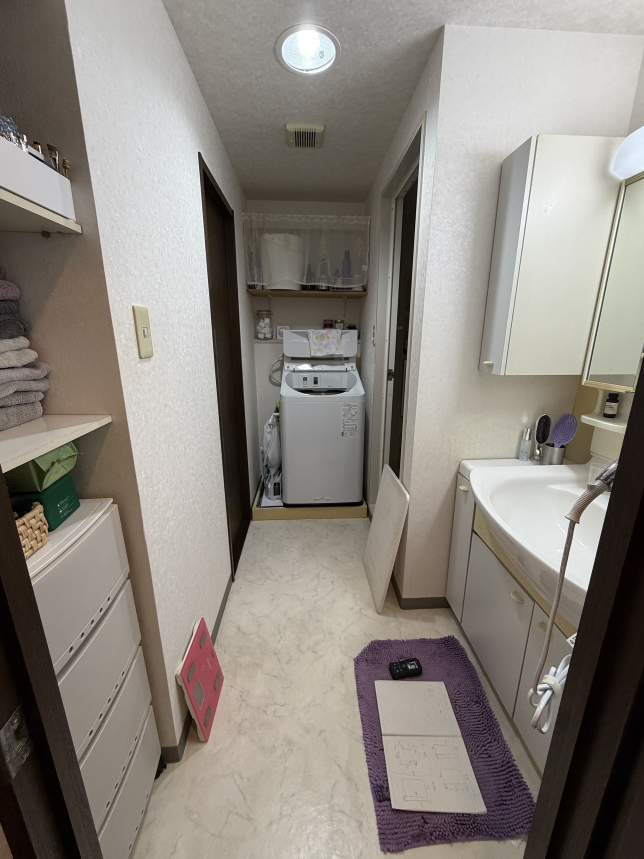
#> input picture perse_handoff/refs/senmen/01_現況.jpg, 1932 x 2576 px, found by its file name (shown at 1/3 size)
$ python senmen_photo_retouch.py '../refs/senmen/01_現況.jpg' out.png
#> lines starting #> are read from the running program, lines starting #| are printed output that depends on the picture; after the words box and inside, x2 and y2 are one past the last pixel; in counts of white or black regions, pixels touching at a corner belong together
"""Swap floor + wallpaper in the site photo, keeping the photo's own light and shadows.

python3 photo_retouch.py <variant 1-4> <out.jpg> [--overlay]
"""
import sys
import cv2
import numpy as np

SRC = '/home/user/vastn/perse_handoff/refs/senmen/01_現況.jpg'
im8 = cv2.imread(SRC)
#> im8 is the input picture: shape (2576, 1932, 3); mean B, G, R 127.1, 134.1, 139.9
H, W = im8.shape[:2]
#> H = 2576; W = 1932
rng = np.random.default_rng(11)


def lin(x):
    x = x.astype(np.float32) / 255
    return np.where(x <= 0.04045, x / 12.92, ((x + 0.055) / 1.055) ** 2.4)


def to8(x):
    x = np.clip(x, 0, 1)
    return (np.where(x <= 0.0031308, x * 12.92, 1.055 * x ** (1 / 2.4) - 0.055) * 255 + 0.5).astype(np.uint8)


def srgb(r, g, b):
    return lin(np.array([[[b, g, r]]], np.uint8))[0, 0]          # BGR linear


def poly(pts):
    m = np.zeros((H, W), np.uint8); cv2.fillPoly(m, [np.array(pts, np.int32)], 255); return m


def noise(shape, cell, octaves=4, seed=0):
    r = np.random.default_rng(seed); out = np.zeros(shape, np.float32); a = 1.0; tot = 0
    for o in range(octaves):
        c = max(2, int(cell / 2 ** o))
        small = r.random((shape[0] // c + 2, shape[1] // c + 2)).astype(np.float32)
        out += a * cv2.resize(small, (shape[1] + c, shape[0] + c), interpolation=cv2.INTER_CUBIC)[:shape[0], :shape[1]]
        tot += a; a *= 0.5
    return out / tot


# ------------------------------------------------------------------ masks
floor = poly([(755, 1555), (1100, 1555), (1112, 1600), (1190, 1815), (1345, 1815), (1600, 2300), (1592, 2576),
              (455, 2576), (487, 2390), (495, 2330), (700, 1742)])
#> in poly, `cv2.fillPoly(m, [np.array(pts, np.int32)], 255)`:
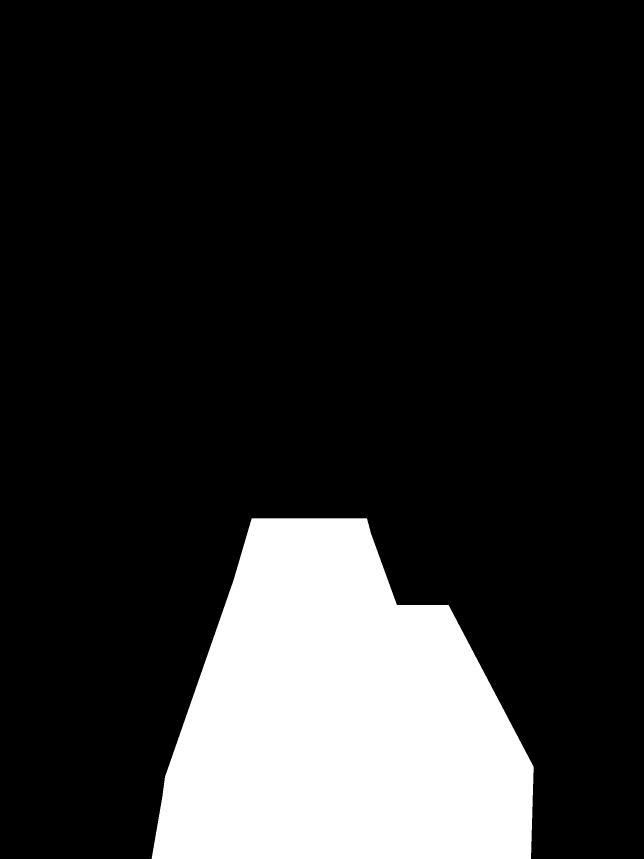
#> m: shape (2576, 1932) (shown at 1/3 size); 17% white; 1 white region, box (x1, y1, x2, y2) and area: (455, 1555, 1601, 2576) 848170
hsv = cv2.cvtColor(im8, cv2.COLOR_BGR2HSV)
#> hsv: shape (2576, 1932, 3); mean H, S, V 30.7, 41.6, 140.6
hue = hsv[..., 0]
coloured = cv2.dilate(((hsv[..., 1] > 60) & (hsv[..., 2] > 40) & ((hue > 110) | (hue < 6))).astype(np.uint8) * 255, np.ones((7, 7), np.uint8))
#> coloured: shape (2576, 1932); 4.3% white; 118 white regions, largest, box (x1, y1, x2, y2) and area: (1062, 1905, 1618, 2561) 156600, (537, 1849, 675, 2228) 28057, (1654, 1241, 1733, 1346) 5507
floor[coloured > 0] = 0                                                       # purple mat, pink scale
for p in ([(1078, 1930), (1352, 1905), (1606, 2545), (1606, 2576), (1148, 2576)],    # mat + papers on it
          [(1088, 1395), (1228, 1428), (1182, 1858), (1106, 1842)]):                 # leaning board
    floor[poly(p) > 0] = 0
floor = cv2.morphologyEx(floor, cv2.MORPH_OPEN, np.ones((7, 7), np.uint8))

wallish = ((hsv[..., 1] < 80) & (hsv[..., 2] > 80)).astype(np.uint8) * 255
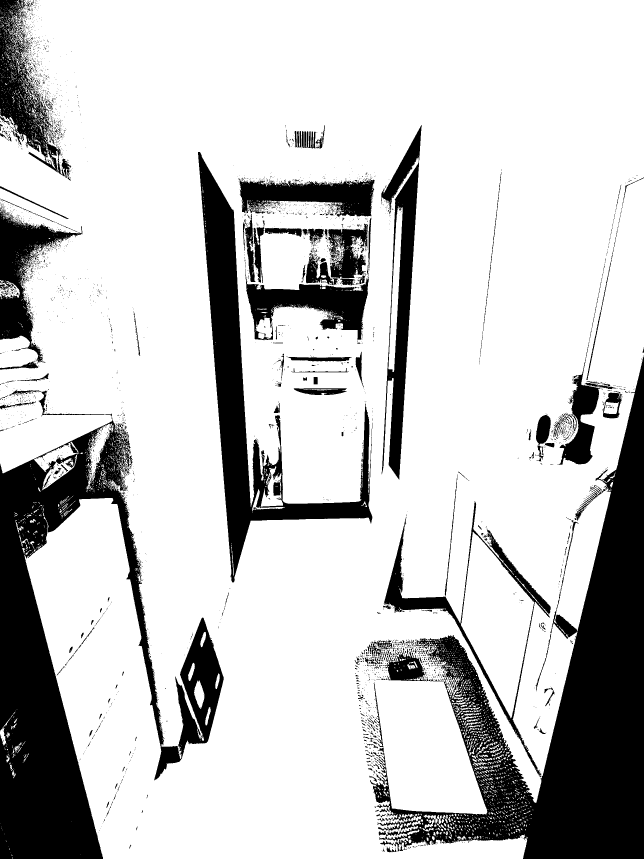
#> wallish: shape (2576, 1932) (shown at 1/3 size); 78.3% white; 4031 black regions (3690 under 20 px), largest, box (x1, y1, x2, y2) and area: (1110, 1066, 1932, 2576) 362668, (0, 1250, 671, 2576) 293830, (594, 456, 1117, 1747) 121934
left = poly([(150, 0), (382, 0), (592, 462), (700, 1722), (497, 2300)])
#> in poly (call 4), `cv2.fillPoly(m, [np.array(pts, np.int32)], 255)`: m: shape (2576, 1932); 12.9% white; 1 white region, box (x1, y1, x2, y2) and area: (150, 0, 701, 2301) 643254
left[poly([(388, 903), (467, 903), (467, 1087), (388, 1087)]) > 0] = 0
#> in poly (call 5), `cv2.fillPoly(m, [np.array(pts, np.int32)], 255)`: m: shape (2576, 1932); 0.3% white; 1 white region, box (x1, y1, x2, y2) and area: (388, 903, 468, 1088) 14800
#> left: shape (2576, 1932); 12.6% white; 1 white region, box (x1, y1, x2, y2) and area: (150, 0, 701, 2301) 628454
right = poly([(1272, 345), (1330, 82), (1932, 0), (1932, 1385), (1385, 1385), (1345, 1812), (1200, 1798), (1230, 1000)])
#> in poly (call 6), `cv2.fillPoly(m, [np.array(pts, np.int32)], 255)`: m: shape (2576, 1932); 19.6% white; 1 white region, box (x1, y1, x2, y2) and area: (1200, 0, 1932, 1813) 977047
right[poly([(1104, 600), (1182, 560), (1186, 1500), (1110, 1520)]) > 0] = 255        # strip between alcove and bath-door frame
#> in poly (call 7), `cv2.fillPoly(m, [np.array(pts, np.int32)], 255)`: m: shape (2576, 1932); 1.5% white; 1 white region, box (x1, y1, x2, y2) and area: (1104, 560, 1187, 1521) 72769
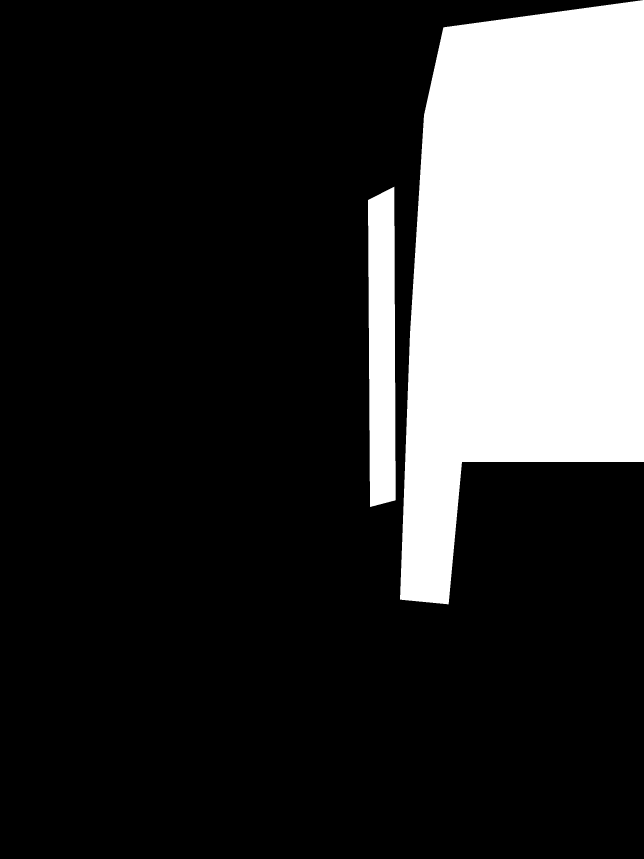
#> right: shape (2576, 1932) (shown at 1/3 size); 21.1% white; 2 white regions, box (x1, y1, x2, y2) and area: (1200, 0, 1932, 1813) 977047, (1104, 560, 1187, 1521) 72769
for p in ([(1440, 395), (1932, 395), (1932, 1190), (1440, 1190)],
          [(1385, 1120), (1932, 1120), (1932, 1420), (1385, 1420)]):
    right[poly(p) > 0] = 0
back = poly([(735, 598), (1102, 598), (1102, 1520), (760, 1520), (752, 880), (735, 880)])
#> in poly (call 10), `cv2.fillPoly(m, [np.array(pts, np.int32)], 255)`: m: shape (2576, 1932); 6.6% white; 1 white region, box (x1, y1, x2, y2) and area: (735, 598, 1103, 1521) 326224
for p in ([(728, 618), (1112, 618), (1112, 1002), (728, 1002)], [(780, 1160), (1102, 1160), (1102, 1530), (780, 1530)],
          [(835, 985), (1102, 985), (1102, 1530), (835, 1530)]):
    back[poly(p) > 0] = 0
def clean(m):
    m = cv2.bitwise_and(m, wallish)
    m = cv2.morphologyEx(m, cv2.MORPH_CLOSE, np.ones((15, 15), np.uint8))
    return cv2.morphologyEx(m, cv2.MORPH_OPEN, np.ones((5, 5), np.uint8))
left, right, back = clean(left), clean(right), clean(back)
#> in clean, `m = cv2.bitwise_and(m, wallish)`: m: shape (2576, 1932); 12.2% white; 143 white regions (132 under 20 px), largest, box (x1, y1, x2, y2) and area: (150, 0, 695, 2240) 604215, (564, 1988, 585, 2043) 538, (601, 1896, 618, 1942) 408
#> in clean, `m = cv2.morphologyEx(m, cv2.MORPH_CLOSE, np.ones((15, 15), np.uint8))`: m: shape (2576, 1932); 12.3% white; 3 white regions (1 under 20 px), largest, box (x1, y1, x2, y2) and area: (150, 0, 701, 2240) 611871, (564, 1988, 585, 2043) 539
#> in clean, `return cv2.morphologyEx(m, cv2.MORPH_OPEN, np.ones((5, 5), np.uint8))`: returned value: shape (2576, 1932); 12.3% white; 2 white regions, box (x1, y1, x2, y2) and area: (150, 0, 701, 2240) 611821, (565, 1990, 584, 2041) 526
#> in clean (call 2), `m = cv2.bitwise_and(m, wallish)`: m: shape (2576, 1932); 10.8% white; 22 white regions (19 under 20 px), largest, box (x1, y1, x2, y2) and area: (1201, 0, 1932, 1807) 471476, (1104, 579, 1187, 1521) 59970, (1165, 752, 1185, 1116) 3670
#> in clean (call 2), `m = cv2.morphologyEx(m, cv2.MORPH_CLOSE, np.ones((15, 15), np.uint8))`: m: shape (2576, 1932); 10.8% white; 2 white regions, box (x1, y1, x2, y2) and area: (1201, 0, 1932, 1807) 472849, (1104, 574, 1187, 1521) 66976
#> in clean (call 2), `return cv2.morphologyEx(m, cv2.MORPH_OPEN, np.ones((5, 5), np.uint8))`: returned value: shape (2576, 1932); 10.8% white; 2 white regions, box (x1, y1, x2, y2) and area: (1201, 0, 1932, 1802) 472832, (1104, 579, 1187, 1520) 66947
#> in clean (call 3), `m = cv2.bitwise_and(m, wallish)`: m: shape (2576, 1932); 0.39% white; 66 white regions (55 under 20 px), largest, box (x1, y1, x2, y2) and area: (754, 1003, 835, 1377) 15665, (792, 602, 1003, 618) 2368, (775, 1003, 817, 1017) 425
#> in clean (call 3), `m = cv2.morphologyEx(m, cv2.MORPH_CLOSE, np.ones((15, 15), np.uint8))`: m: shape (2576, 1932); 0.44% white; 4 white regions (1 under 20 px), largest, box (x1, y1, x2, y2) and area: (754, 1003, 835, 1398) 17067, (741, 601, 1056, 618) 4072, (759, 1407, 779, 1521) 907
#> in clean (call 3), `return cv2.morphologyEx(m, cv2.MORPH_OPEN, np.ones((5, 5), np.uint8))`: returned value: shape (2576, 1932); 0.44% white; 3 white regions, box (x1, y1, x2, y2) and area: (754, 1003, 835, 1342) 16885, (741, 601, 1041, 618) 4036, (759, 1467, 779, 1521) 778
for m in (left, right, back):
    m[coloured > 0] = 0
#> this loop made 3 passes

if '--overlay' in sys.argv:
    ov = im8.copy()
    for m, c in ((floor, (0, 0, 255)), (left, (0, 255, 0)), (back, (255, 0, 255)), (right, (255, 128, 0))):
        ov[m > 0] = (ov[m > 0] * 0.45 + np.array(c) * 0.55).astype(np.uint8)
    cv2.imwrite(sys.argv[2], cv2.resize(ov, (W // 2, H // 2))); sys.exit()

img = lin(im8)
L = (0.0722 * img[..., 0] + 0.7152 * img[..., 1] + 0.2126 * img[..., 2])
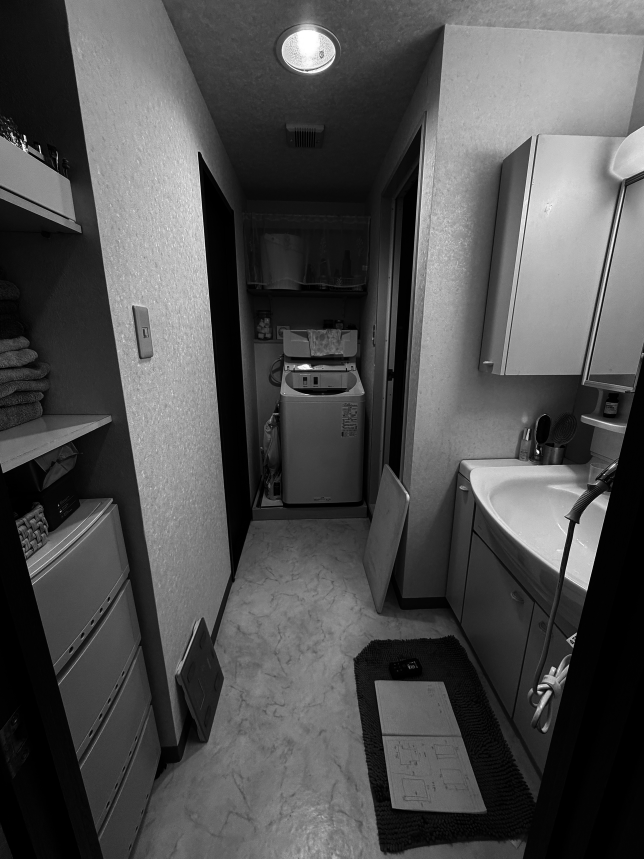
#> L: shape (2576, 1932) float32 (shown at 1/3 size); min 0, max 1, mean 0.316


def mblur(x, m, s):
    mf = (m > 0).astype(np.float32)
    return cv2.GaussianBlur(x * mf, (0, 0), s) / np.maximum(cv2.GaussianBlur(mf, (0, 0), s), 1e-4)


# ------------------------------------------------------------------ perspective (homographies)
def homog(img_pts, world_pts, scale, origin):
    """world mm -> canvas px (scale px/mm, origin mm) -> image px"""
    cw = [((x - origin[0]) * scale, (y - origin[1]) * scale) for x, y in world_pts]
    return cv2.getPerspectiveTransform(np.float32(cw), np.float32(img_pts))

FS, FO, FW, FH = 0.5, (-1200, -300), 1800, 2150            # floor canvas: 2 mm / px
Hf = homog([(755, 1555), (1100, 1555), (495, 2330), (1377, 2330)], [(0, 0), (950, 0), (0, 1780), (950, 1780)], FS, FO)
fu = (np.arange(FW) / FS + FO[0])[None, :].repeat(FH, 0)   # world mm across
fv = (np.arange(FH) / FS + FO[1])[:, None].repeat(FW, 1)   # world mm depth (toward the camera)


def line_x(p, q, r, s):
    a1, b1 = q[1] - p[1], p[0] - q[0]; c1 = a1 * p[0] + b1 * p[1]
    a2, b2 = s[1] - r[1], r[0] - s[0]; c2 = a2 * r[0] + b2 * r[1]
    d = a1 * b2 - a2 * b1
    return ((c1 * b2 - c2 * b1) / d, (a1 * c2 - a2 * c1) / d)
near_top = line_x((382, 0), (592, 462), (150, 0), (497, 2300))
WS, WO, WW, WH = 0.5, (-200, -100), 1300, 1250              # left wall canvas: u along wall, v height
Hw = homog([(497, 2300), (700, 1722), (592, 462), near_top], [(0, 60), (2000, 60), (2000, 2300), (0, 2300)], WS, WO)
# image y grows downward while world height grows upward: flip handled by the point order above

# ------------------------------------------------------------------ textures (linear BGR)
def tex_tile(base, size=450):
    t = np.ones((FH, FW, 3), np.float32) * base
    tid = (np.floor(fu / size) * 7 + np.floor(fv / size) * 13) % 17 / 17.0
    mott = noise((FH, FW), 80, 5, 1) * 0.16 + noise((FH, FW), 12, 3, 2) * 0.06 + 0.89
    t *= (mott * (0.96 + 0.08 * tid))[..., None]
    gu = np.minimum(np.mod(fu, size), size - np.mod(fu, size)); gv = np.minimum(np.mod(fv, size), size - np.mod(fv, size))
    g = np.clip((np.minimum(gu, gv) - 1.0) / 2.0, 0, 1)
    return t * (0.55 + 0.45 * g)[..., None]


def tex_terrazzo(base):
    t = (np.ones((FH, FW, 3), np.float32) * base) * (0.97 + 0.06 * noise((FH, FW), 40, 3, 3))[..., None]
    cols = [srgb(170, 166, 160)] * 4 + [srgb(200, 192, 180)] * 4 + [srgb(110, 108, 104)] * 2 + [srgb(250, 248, 244)] * 2 + [srgb(176, 128, 104)]
    r = np.random.default_rng(5)
    for n, rmin, rmax in ((900, 2, 4), (5000, 0.8, 1.6)):
        for _ in range(n):
            x, y = r.integers(0, FW), r.integers(0, FH)
            a, b = r.uniform(rmin, rmax), r.uniform(rmin, rmax)
            pts = cv2.ellipse2Poly((int(x), int(y)), (int(a * 2), int(b * 2)), int(r.uniform(0, 180)), 0, 360, 40)
            jitter = pts.astype(np.int32)
            c = cols[r.integers(0, len(cols))] * r.uniform(0.85, 1.1)
            cv2.fillPoly(t, [jitter], tuple(float(v) for v in c), lineType=cv2.LINE_AA)
    return t


def tex_mortar(base):
    t = np.ones((FH, FW, 3), np.float32) * base
    k = 0.82 + 0.26 * noise((FH, FW), 300, 6, 4) + 0.08 * noise((FH, FW), 25, 3, 5)
    spots = np.clip((noise((FH, FW), 60, 4, 6) - 0.62) * 6, 0, 1)
    return t * (k * (1 - 0.12 * spots))[..., None]


def tex_oak(base, pw=150):
    t = np.zeros((FH, FW, 3), np.float32)
    row = np.floor(fu / pw)
    r = np.random.default_rng(9)
    offs = r.uniform(0, 1800, 400); tones = r.uniform(0.82, 1.15, 4000)
    rr = (row.astype(int) % 400)
    along = fv + offs[rr]
    pid = np.floor(along / 1200).astype(int)
    tone = tones[(rr * 31 + pid * 7) % 4000]
    grain = noise((FH, FW), 6, 3, 7)
    grain = cv2.resize(cv2.resize(grain, (FW // 6, FH)), (FW, FH))            # stretch along the plank (depth)
    k = tone * (0.86 + 0.22 * grain) * (0.94 + 0.08 * np.sin(fu * 0.35 + grain * 6))
    gap = np.minimum(np.minimum(np.mod(fu, pw), pw - np.mod(fu, pw)), np.minimum(np.mod(along, 1200), 1200 - np.mod(along, 1200)))
    k *= 0.6 + 0.4 * np.clip((gap - 0.5) / 1.5, 0, 1)
    return np.ones((FH, FW, 3), np.float32) * base * k[..., None]


def tex_wood_wall(base, bw=160):
    u = (np.arange(WW) / WS + WO[0])[None, :].repeat(WH, 0)
    v = (np.arange(WH) / WS + WO[1])[:, None].repeat(WW, 1)
    board = np.floor(u / bw); tone = 0.85 + 0.3 * ((board * 37) % 11) / 11
    grain = noise((WH, WW), 8, 3, 8)
    grain = cv2.resize(cv2.resize(grain, (WW, WH // 8)), (WW, WH))            # vertical grain
    k = tone * (0.85 + 0.25 * grain) * (0.95 + 0.07 * np.sin(u * 0.3 + grain * 7))
    seam = np.minimum(np.mod(u, bw), bw - np.mod(u, bw))
    k *= 0.7 + 0.3 * np.clip((seam - 0.5) / 1.5, 0, 1)
    return np.ones((WH, WW, 3), np.float32) * base * k[..., None]


def warp(t, Hm):
    return cv2.warpPerspective(t, Hm, (W, H), flags=cv2.INTER_LINEAR, borderMode=cv2.BORDER_REFLECT)


def plaster(base, seed, fine=False):
    k = 0.96 + 0.06 * noise((H, W), 220, 4, seed)
    if fine:                                                                    # 織物調: fine weave
        k *= 0.97 + 0.05 * noise((H, W), 3, 2, seed + 1)
    return np.ones((H, W, 3), np.float32) * base * k[..., None]


# ------------------------------------------------------------------ proposals
V = sys.argv[1]
if V == '1':
    ftex = warp(tex_tile(srgb(150, 147, 142)), Hf)
    wl = wr = wb = plaster(srgb(214, 207, 197), 21)
elif V == '2':
    ftex = warp(tex_terrazzo(srgb(232, 226, 216)), Hf)
    wr = wb = plaster(srgb(240, 236, 228), 22, fine=True)
    wl = plaster(srgb(150, 164, 146), 23, fine=True)
elif V == '3':
    ftex = warp(tex_mortar(srgb(140, 138, 134)), Hf)
    wr = wb = plaster(srgb(238, 236, 232), 24)
    wl = warp(tex_wood_wall(srgb(150, 114, 82)), Hw)
else:
    ftex = warp(tex_oak(srgb(190, 150, 108)), Hf)
    wr = wb = plaster(srgb(242, 236, 224), 25)
    wl = plaster(srgb(150, 166, 176), 26)

out = img.copy()
# floor: light from the photo (soft, masked blur so objects don't bleed in)
Sf = mblur(L, floor, 14) / 0.62
#> in mblur, `mf = (m > 0).astype(np.float32)`: mf: shape (2576, 1932) float32; values 0 (black) and 1 (white), 10.9% white; 2 white regions, box (x1, y1, x2, y2) and area: (456, 1555, 1601, 2576) 540039, (587, 2057, 609, 2111) 807
Sf = Sf * (1 + 0.25 * (mblur(L, floor, 3) / np.maximum(mblur(L, floor, 14), 1e-4) - 1))   # keep a little contact shadow
fm = cv2.GaussianBlur((floor > 0).astype(np.float32), (0, 0), 1.2)[..., None]
out = out * (1 - fm) + (ftex * Sf[..., None]) * fm
# walls: keep the photo's shading, drop most of the old emboss
for m, t in ((left, wl), (right, wr), (back, wb)):
    Sw = mblur(L, m, 5); Sw = (Sw + 0.25 * (L - Sw)) / 0.74
    a = cv2.GaussianBlur((m > 0).astype(np.float32), (0, 0), 1.2)[..., None]
    out = out * (1 - a) + (t * Sw[..., None]) * a
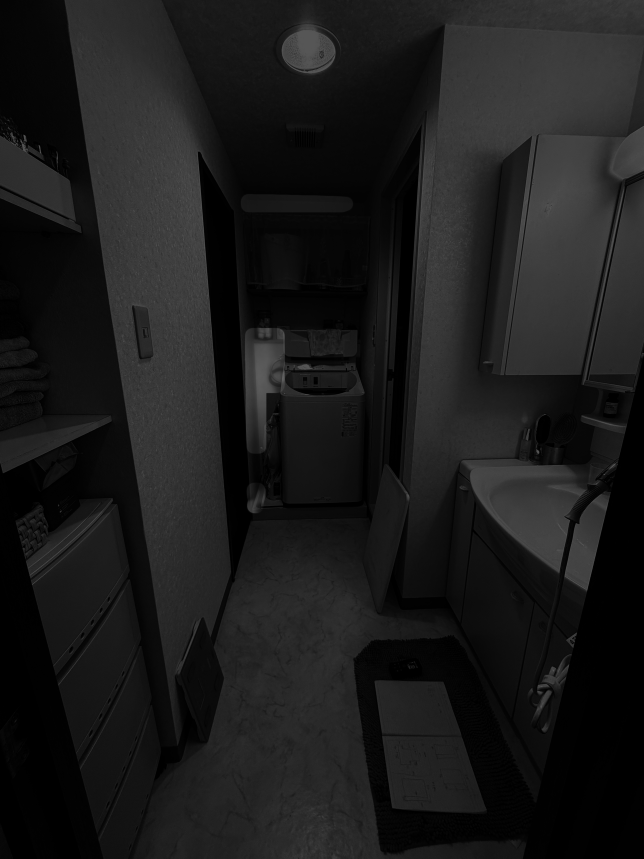
#> Sw: shape (2576, 1932) float32 (shown at 1/3 size); min 0, max 0.406, mean 0.108
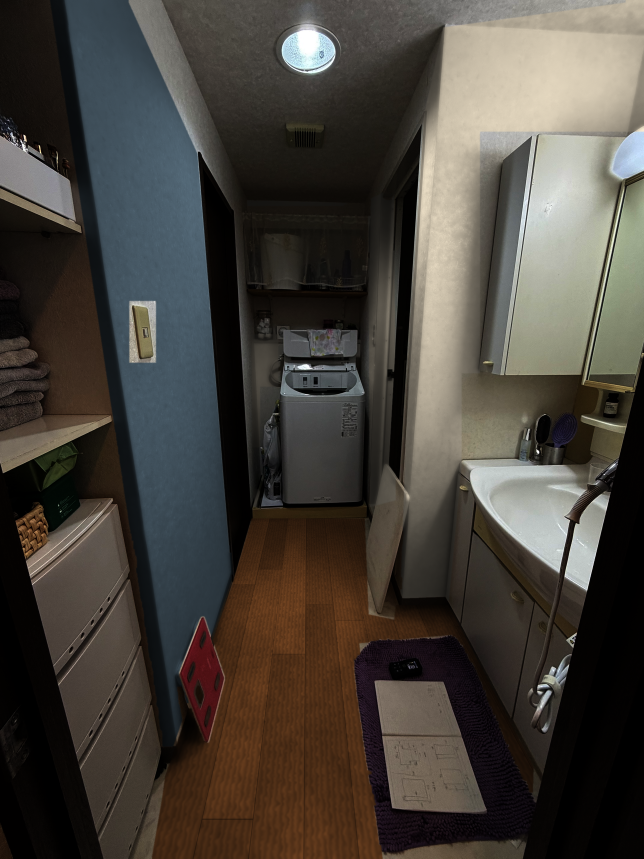
#> out: shape (2576, 1932, 3) float64 (shown at 1/3 size); mean B, G, R 0.238, 0.264, 0.284
cv2.imwrite(sys.argv[2], to8(out), [cv2.IMWRITE_JPEG_QUALITY, 94])
#> in to8, `return (np.where(x <= 0.0031308, x * 12.92, 1.055 * x ** (1 / 2.4) - 0..`:
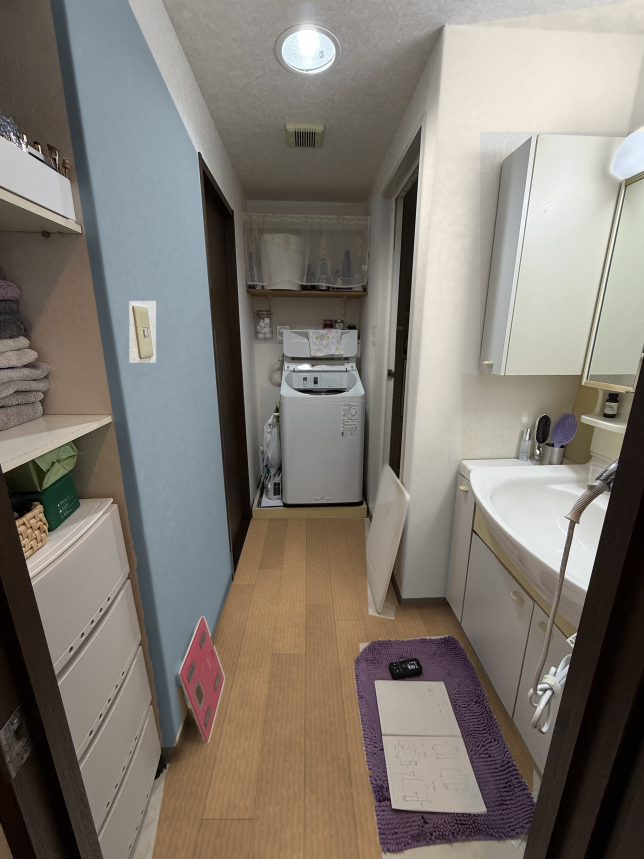
#> returned value: shape (2576, 1932, 3) (shown at 1/3 size); mean of channels 0, 1, 2 115.5, 123.4, 129.8; drawn as B, G, R
